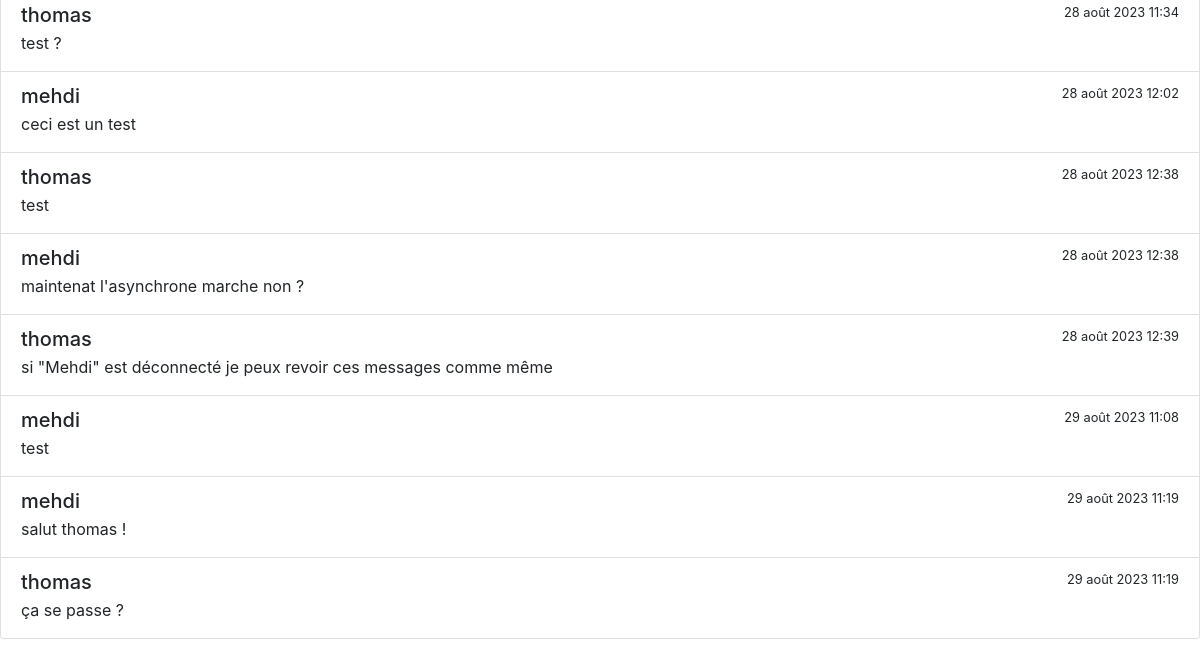
/forum (lower part), run on an earlier commit of the app's database.
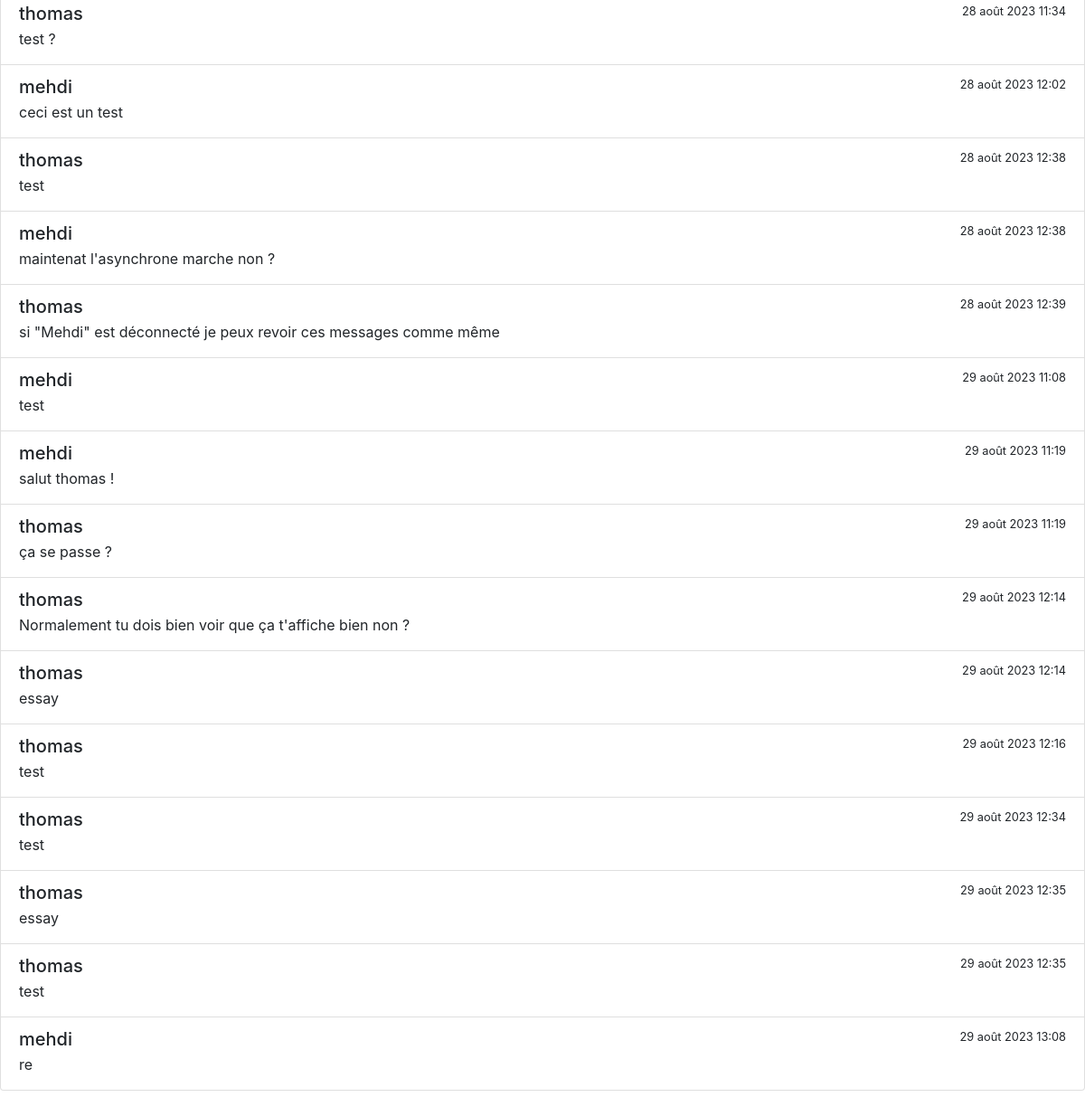
And on a later commit of the database.
### main/models.py (models this page shows, shortened)
class ChatMessage(models.Model):
    username=models.CharField(max_length=150)
    message=models.CharField(max_length=500)
    dateMessage=models.DateTimeField(auto_now=False, auto_now_add=True)

### main/views.py (the view)
# urls.py: path("forum",views.forum,name="forum"),
def forum(request):
	messages=ChatMessage.objects.all()
	print("nombre de message ---> ",len(messages))
	return render(request,template_name="forum.html",context={"messages":messages})

### main/templates/forum.html (shortened to what this page needs)
{% include "partials/header.html" with title_page="Accueil"%}
{% block content %}
    <div id="toReload">
        {% include 'partials/messageList.html' %}
    </div>
{% endblock %}

### main/templates/partials/header.html (shortened to what this page needs)
<!DOCTYPE html>
<html lang="en">
<head>
    <link rel="stylesheet" href="https://cdn.jsdelivr.net/npm/bootstrap@4.3.1/dist/css/bootstrap.min.css">
</head>
<body>

### main/templates/partials/messageList.html (shortened to what this page needs)
<div class="scroll-area-sm">
    <div class="list-group" id="groupMessage">
        {% for message in messages %}
        <a class="list-group-item list-group-item-action " aria-current="true">
            <div class="d-flex w-100 h-25 d-inline-block justify-content-between">
              <h5 class="mb-1">{{message.username}}</h5>
              <small>{{message.dateMessage}}</small>
            </div>
            <p class="mb-1">{{message.message}}</p>
        </a>
        {% endfor %}
    </div>
    </div>

What changed in the data, as far as the page shows it:
added ChatMessage: username "thomas", dateMessage "29 août 2023 12:14", message "Normalement tu dois bien voir que ça t'affiche bien non ?"
added ChatMessage: username "thomas", dateMessage "29 août 2023 12:14", message "essay"
added ChatMessage: username "thomas", dateMessage "29 août 2023 12:16", message "test"
added ChatMessage: username "thomas", dateMessage "29 août 2023 12:34", message "test"
added ChatMessage: username "thomas", dateMessage "29 août 2023 12:35", message "essay"
added ChatMessage: username "thomas", dateMessage "29 août 2023 12:35", message "test"
added ChatMessage: username "mehdi", dateMessage "29 août 2023 13:08", message "re"
